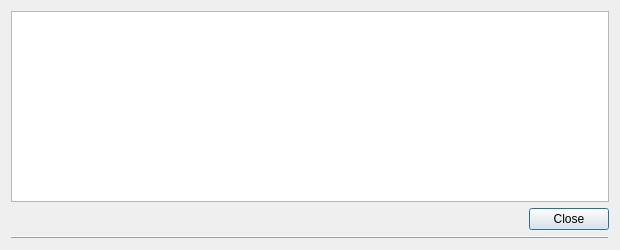
<?xml version="1.0" encoding="UTF-8"?>
<ui version="4.0">
 <class>TransactionDescDialog</class>
 <widget class="QDialog" name="TransactionDescDialog">
  <property name="geometry">
   <rect>
    <x>0</x>
    <y>0</y>
    <width>620</width>
    <height>250</height>
   </rect>
  </property>
  <property name="windowTitle">
   <string>Transaction details</string>
  </property>
  <layout class="QVBoxLayout" name="verticalLayout">
   <item>
    <widget class="QTextEdit" name="detailText">
     <property name="toolTip">
      <string>This pane shows a detailed description of the transaction</string>
     </property>
     <property name="readOnly">
      <bool>true</bool>
     </property>
    </widget>
   </item>
   <item>
    <widget class="QDialogButtonBox" name="buttonBox">
     <property name="orientation">
      <enum>Qt::Horizontal</enum>
     </property>
     <property name="standardButtons">
      <set>QDialogButtonBox::Close</set>
     </property>
    </widget>
   </item>
   <item alignment="Qt::AlignBottom">
    <widget class="Line" name="lineStatusBarDivide">
     <property name="frameShadow">
      <enum>QFrame::Raised</enum>
     </property>
     <property name="orientation">
      <enum>Qt::Horizontal</enum>
     </property>
    </widget>
   </item>
  </layout>
 </widget>
 <resources/>
 <connections>
  <connection>
   <sender>buttonBox</sender>
   <signal>accepted()</signal>
   <receiver>TransactionDescDialog</receiver>
   <slot>accept()</slot>
   <hints>
    <hint type="sourcelabel">
     <x>20</x>
     <y>20</y>
    </hint>
    <hint type="destinationlabel">
     <x>20</x>
     <y>20</y>
    </hint>
   </hints>
  </connection>
  <connection>
   <sender>buttonBox</sender>
   <signal>rejected()</signal>
   <receiver>TransactionDescDialog</receiver>
   <slot>reject()</slot>
   <hints>
    <hint type="sourcelabel">
     <x>20</x>
     <y>20</y>
    </hint>
    <hint type="destinationlabel">
     <x>20</x>
     <y>20</y>
    </hint>
   </hints>
  </connection>
 </connections>
</ui>
